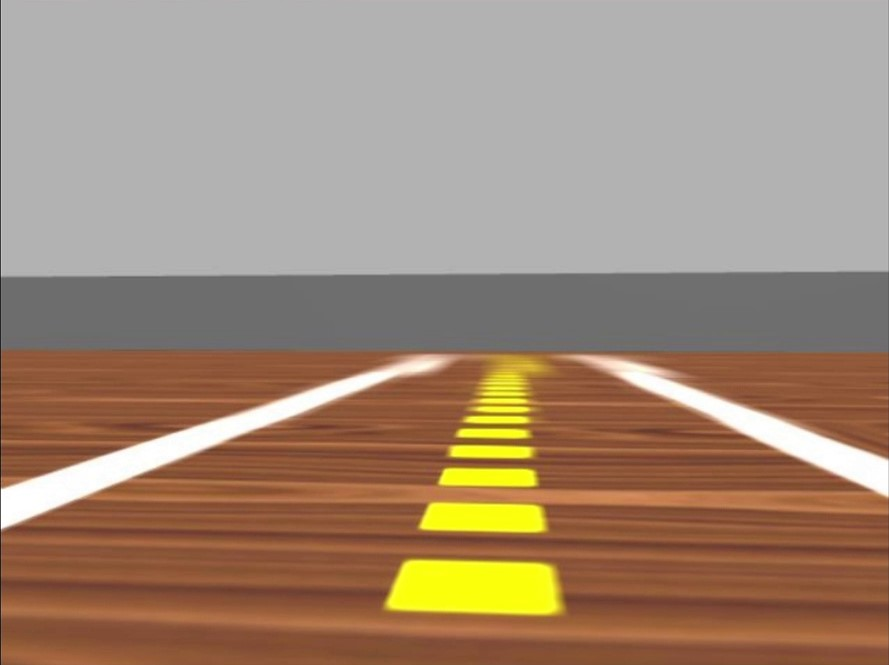
#> input picture img/frame01.jpg, 889 x 665 px
$ jupyter execute ex1.ipynb
#> lines starting #> are read from the running program, lines starting #| are printed output that depends on the picture
### biblioteca2.py
#!/usr/bin/python
# -*- coding: utf-8 -*-

import cv2
import numpy as np
import math

# [32 lines left out: functions segmenta_linha_branca, estimar_linha_nas_faixas, calcular_equacao_das_retas, calcular_ponto_de_fuga, not called in this run]


### ex1.ipynb
# Entregável 3 de Visão Computacional e Robótica - PARTE 1

**Aluno 1**:

**Aluno 2**:

**Link para o vídeo do passo 5**:

[cell 1]
import sys
import cv2
import matplotlib.pyplot as plt
import numpy as np
import math
import biblioteca

if (sys.version_info > (3, 0)):
    # Modo Python 3
    import importlib
    importlib.reload(biblioteca) # Para garantir que o Jupyter sempre relê seu trabalho
else:
    # Modo Python 2
    reload(biblioteca)

### Carregar as imagens

A seguir, vocês podem alterar qual imagem de teste esta sendo utilizada no notebook, o codigo deve funcionar em todas as 3.

[cell 2]
img1 = cv2.imread("img/frame01.jpg")
#> img1 is the input picture: shape (665, 889, 3); mean B, G, R 118.5, 137.9, 161
img2 = cv2.imread("img/frame02.jpg")
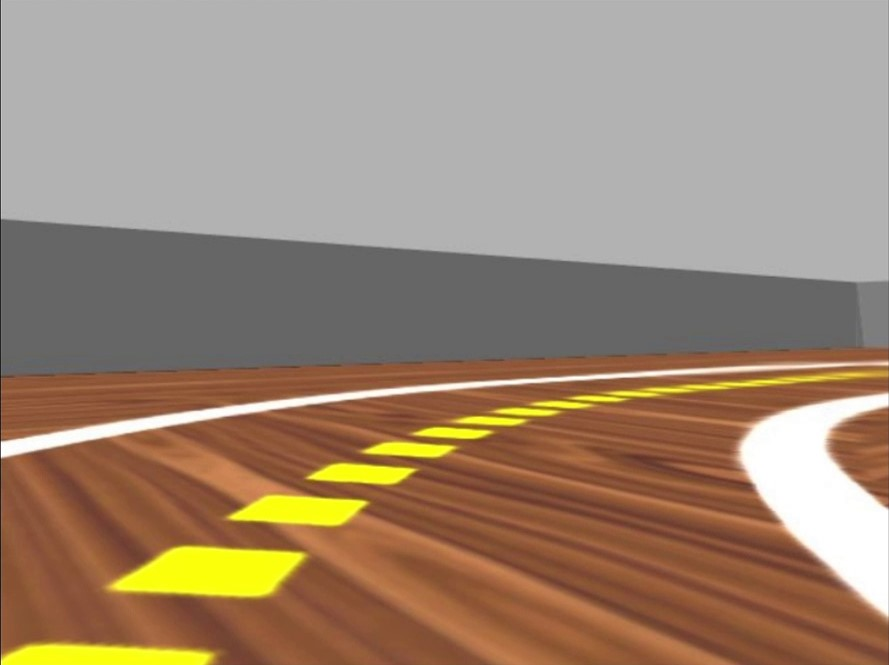
#> input picture img/frame02.jpg, 889 x 665 px
#> img2 is the input picture: shape (665, 889, 3); mean B, G, R 117.2, 136.8, 158.2
img3 = cv2.imread("img/frame03.jpg") # Mais dificil
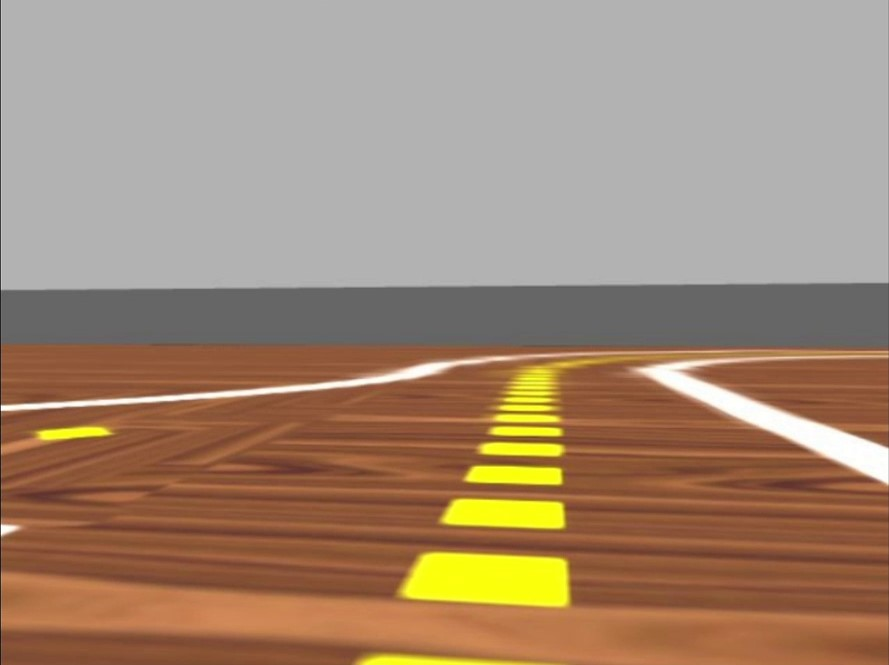
#> input picture img/frame03.jpg, 889 x 665 px
#> img3 is the input picture: shape (665, 889, 3); mean B, G, R 116.7, 137.9, 162.6

img = img1.copy() # Trocar o numero da imagem.

Ouça a explicação do professor sobre detecção de retas em imagens.
Nas tarefas a seguir, você irá usar um estimador linear de mínimos quadrados.

## Passo 6 - Ponto de Fuga

Robôs que trabalham dentro de prédios precisam saber seguir corredores.

Uma das maneiras de fazer isso é o robô alinhar o centro de sua câmera ao ponto de fuga do corredor, para que sua trajetória seja aproximadamente paralela às paredes do mesmo.

O ponto de fuga é aquele para o qual as retas paralelas parecem convergir

Dada a seguinte imagem de um corredor:

Podemos traçar as linhas geradas pela perspectiva, seu ponto de encontro será o ponto de fuga.

### Revisão: reta passando por dois pontos

Seja o ponto $A:(a_x, a_y)$ e o ponto $B:(b_x, b_y)$

Queremos encontrar uma reta $r: y = mx + h$ que passa por $A$ e $B$, em que $m$ é o *coeficiente angular* e $h$ é o intercepto ou coeficiente linear da reta.

Temos que:

$m = \frac{\Delta_y}{\Delta_x} = \frac{b_y - a_y}{b_x - a_x}$

Uma vez encontrado o valor de $m$, a substituição a seguir permite encontrar a equação da reta:

$m = \frac{y - a_y}{x - a_x}$

$mx - ma_x = y - a_y$

$mx = y - a_y + ma_x$

$y = mx -ma_x + a_y$

$h = a_y - ma_x$

$y = mx - ma_x + a_y$

### Interseção de duas retas

Temos que na interseção as duas retas se encontram num ponto $(x_i, y_i)$

Sejam as retas $r1: y = m1x + h1$ e $r2: y = m2x + h2$

Vamos encontrar o ponto $x_i$ em que os valores de $y_i$ serão iguais:

$m1x_i + h1 = m2x_i + h2$

$(m1 - m2)x_i = h2 - h1$

$x_i = \frac{h2 - h1}{m1 - m2}$

$y_i = m1x_i + h1$

**Dados de teste:**

Caso precise testar seu código, você pode conferir com estes valores. As retas definidas por pontos $r1: (P_1, P_2)$ e $r2: (Q_1, Q_2)$, para os valores:

```python

p1 = (3.0, 2.5)
p2 = (4.0, 0.6)
q1 = (1.0, 2.4)
q2 = (0.6, 1.1)
```

Encontram-se no ponto `(1.7572 4.8611)`

Pede-se:

* A partir do ponto para onde convergem as linhas do corredor, marque o ponto de fuga no vídeo.  Você precisa mostrar as retas que vão convergir.

**Sugestão:**

A partir do coeficiente angular, selecionar uma reta mais à esquerda e uma mais à direita para encontrar a interseção.

Lembre-se de que na OpenCV o eixo y fica **para baixo**, por isso os coeficientes angulares se comportam como na figura abaixo:

Lembre-se de que, no espaço de cores HSV, o vermelho se encontra no início e no fim da escala do componente H. Se você estiver filtrando vermelho em um só dos extremos pode não ter bons resultados

[cell 3]
import biblioteca2

if (sys.version_info > (3, 0)):
    # Modo Python 3
    import importlib
    importlib.reload(biblioteca2) # Para garantir que o Jupyter sempre relê seu trabalho
else:
    # Modo Python 2
    reload(biblioteca2)

### Passo 6.1 - Segmentar Faixas Brancas

[cell 4]
img = img1.copy()[30:-30,200:-200] # Remover barra de tarefa da imagem
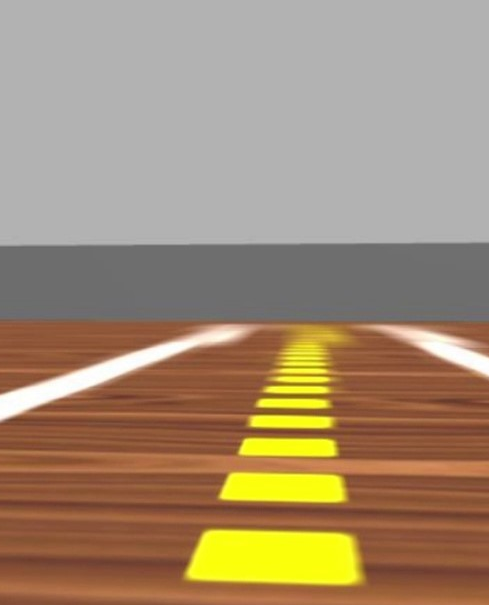
#> img: shape (605, 489, 3); mean B, G, R 115.2, 141.1, 163.2
print(img.shape)
#| (605, 489, 3)

# Segmenta Linha Branca
mask = biblioteca2.segmenta_linha_branca(img)
#> mask: shape (605, 489); every value is 0

# Plot
f, ax = plt.subplots(1, 2, figsize=(16,6))

ax[0].imshow(cv2.cvtColor(img, cv2.COLOR_BGR2RGB))
ax[1].imshow(mask, cmap="gray")
ax[0].set_title('original')
ax[1].set_title('segmentado branco')

ax[0].axis('off')
ax[1].axis('off')

plt.show()
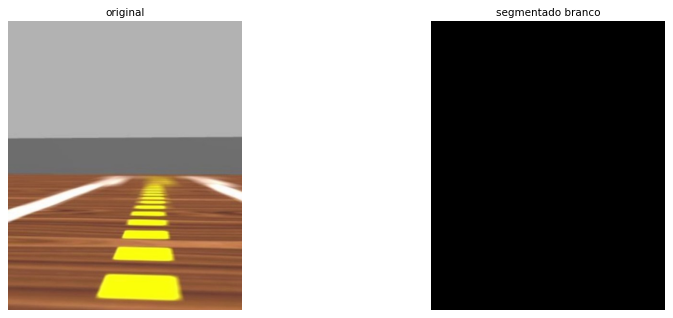
#> figure drawn by matplotlib, 2 panels

# Saida Esperada:
# Uma imagem com o as faixas brancas segmentadas

### Passo 6.2 -  Calcular Linha
Usando `cv2.HoughLinesP()` calcule apenas UMA linha que passe em cada uma das faixas

[cell 5]
linhas = biblioteca2.estimar_linha_nas_faixas(img, mask)

# Plot
f, ax = plt.subplots(1, 2, figsize=(16,6))

ax[0].imshow(cv2.cvtColor(img, cv2.COLOR_BGR2RGB))
ax[1].imshow(mask, cmap="Greys_r")
ax[0].set_title('original')
ax[1].set_title('retas laterais')

ax[0].axis('off')
ax[1].axis('off')

plt.show()

# Saida Esperada:
# APENAS uma linha magenta em cada faixa branca

### Passo 6.3 - Calcular Equações da Linha nas Faixas
Com os pontos de cada faixa, calcule a equação de cada reta

[cell 6]
equacoes = biblioteca2.calcular_equacao_das_retas(linhas)
#> equacoes = []

for m, h in equacoes:
    print("Equacao: y = {m}x + {c}".format(m=m,c=h))
#> this loop made 0 passes

# Saida Esperada:
# Equacao: y = -0.3643410852713174x + 519.0
# Equacao: y = 0.38152610441767054x + 131.63855421686765

### Passo 6.4 - Calcular Ponto de Fuga

Calcule o Ponto de Fuga da imagem, ou seja, o ponto de encontro entre as linhas.

[cell 7]
img, pontof = biblioteca2.calcular_ponto_de_fuga(img, equacoes)
#> pontof = (244, 302)

plt.axis('off')
plt.imshow(cv2.cvtColor(img, cv2.COLOR_BGR2RGB))

print("Ponto de Fuga: " + str(pontof))
#| Ponto de Fuga: (244, 302)
# Saida Esperada (aproximado):
# Ponto de Fuga: (519, 329)
